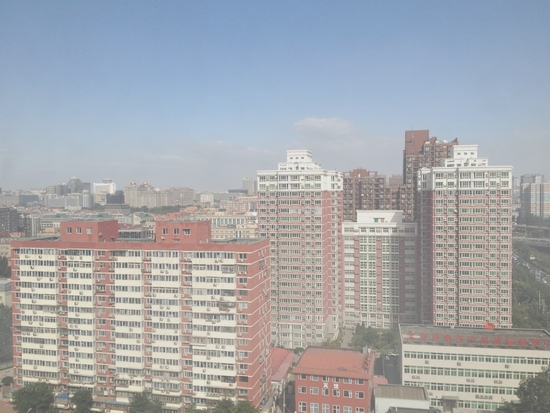
#> input picture RESIDE/Hazy/1.jpg, 550 x 413 px, found by its file name; its folder holds only this picture in this run
$ python non_local.py
#> lines starting #> are read from the running program, lines starting #| are printed output that depends on the picture
import cv2
import numpy as np
from scipy.spatial import KDTree
from scipy.sparse import spdiags, csr_matrix
from scipy.sparse.linalg import spsolve
from skimage.color import rgb2gray

from time import perf_counter
from skimage.metrics import mean_squared_error
from skimage.metrics import peak_signal_noise_ratio
from skimage.metrics import structural_similarity
from skimage.color import deltaE_ciede2000


def non_local_dehazing(img_hazy, air_light, gamma=1):
    h, w = img_hazy.shape[:2]

    img_hazy = img_hazy.astype(np.float64) / 255
    img_hazy_corrected = np.power(img_hazy, gamma)  # radiometric correction

    """
        Find Haze-lines
    """
    # Translate coordinate system to be air_light-centric
    dist_from_airlight = img_hazy_corrected - air_light

    # Calculate radius
    radius = np.linalg.norm(dist_from_airlight, axis=2)

    # Cluster the pixels to haze-lines
    # Use a KD-tree impementation for fast clustering according to their angles
    dist_unit_radius = dist_from_airlight.reshape(-1, 3)
    dist_norm = np.linalg.norm(dist_unit_radius, axis=1, keepdims=True)
    dist_unit_radius /= dist_norm + 1e-6
    n_points = 1000
    # Load pre-calculated uniform tessellation of the unit-sphere
    points = np.loadtxt(f"TR{n_points}.txt")
    mdl = KDTree(points)
    ind = mdl.query(dist_unit_radius)[1]

    """
        Estimating Initial Transmission
    """
    # Estimate radius as the maximal radius in each haze-line
    radius_max = np.bincount(ind.flatten(), radius.flatten(), minlength=n_points)
    # Handle cases where a haze-line has no points
    mask = radius_max == 0
    if np.any(mask):
        radius_max[mask] = np.max(radius)
    radius_new = radius_max[ind].reshape(radius.shape)

    # Estimate transmission as radii ratio
    transmission_estimation = radius / radius_new

    # Limit the transmission to the range [trans_min, 1] for numerical stability
    trans_min = 0.1
    transmission_estimation = np.clip(transmission_estimation, trans_min, 1)

    """
        Regularization
    """
    # Apply lower bound from the image
    trans_lower_bound = 1 - np.min(img_hazy / np.reshape(air_light, (1, 1, 3)), axis=2)
    transmission_estimation = np.maximum(transmission_estimation, trans_lower_bound)

    # Solve optimization problem
    # find bin counts for reliability - small bins (#pixels<50) do not comply with
    # the model assumptions and should be disregarded
    SMALL_BIN_THRESHOLD = 50
    bin_count = np.bincount(ind.flatten(), minlength=n_points)
    bin_count_map = bin_count[ind].reshape(h, w)
    bin_eval_fun = np.minimum(1, bin_count_map / SMALL_BIN_THRESHOLD)

    # Compute the standard deviation of radius, used as the data-term weight
    STD_LOWER_BOUND = 0.001
    STD_UPPER_BOUND = 0.1
    RADIUS_SCALE_FACTOR = 3

    radius_flat = radius.flatten()
    K_std = np.zeros(n_points)

    for i in range(n_points):
        mask = ind.flatten() == i
        if np.any(mask):
            K_std[i] = np.std(radius_flat[mask])

    radius_std = K_std[ind].reshape(h, w)
    radius_std_normalized = radius_std / np.max(radius_std)
    radius_eval_fun = np.minimum(
        1,
        RADIUS_SCALE_FACTOR
        * np.maximum(STD_LOWER_BOUND, radius_std_normalized - STD_UPPER_BOUND),
    )
    data_term_weight = bin_eval_fun * radius_eval_fun
    transmission = wls_optimization(
        transmission_estimation, data_term_weight, img_hazy, lambda_=0.1
    )

    """
        Dehazing
    """
    TRANSMISSION_MIN = 0.1
    LEAVE_HAZE_FACTOR = (
        1.06  # Leave a bit of haze for a natural look (set to 1 to reduce all haze)
    )
    ADJUST_PERCENT = [0.005, 0.995]

    air_light_reshaped = air_light.reshape(1, 1, 3)
    img_dehazed = (
        img_hazy_corrected
        - (1 - LEAVE_HAZE_FACTOR * transmission[..., np.newaxis]) * air_light_reshaped
    ) / np.maximum(transmission[..., np.newaxis], TRANSMISSION_MIN)

    img_dehazed = np.clip(img_dehazed, 0, 1)
    img_dehazed = np.power(img_dehazed, 1 / gamma)  # radiometric correction
    img_dehazed = adjust_contrast(img_dehazed, ADJUST_PERCENT)
    img_dehazed = (img_dehazed * 255).astype(np.uint8)

    return img_dehazed, transmission


# [71 lines left out: functions wls_optimization, adjust_contrast, not called in this run]


def get_dark_image(img, ksize):
    min_channel_img = np.min(img, axis=2)

    # Minimum filtering
    kernel = cv2.getStructuringElement(cv2.MORPH_RECT, (ksize, ksize))
    dark_img = cv2.erode(min_channel_img, kernel)

    return dark_img


def estimate_airlight(I, percent=0.001):
    dark_I = get_dark_image(I, 15)

    num = int(percent * dark_I.size)

    indices = np.argsort(dark_I.ravel())[-num:]
    indices = np.unravel_index(indices, dark_I.shape)

    cand_A = I[indices]
    A = np.mean(cand_A, axis=0)  # Mean value
    # A = cand_A[np.mean(cand_A, axis=1).argmax()]  # Brightest value

    return A


# [50 lines left out: function evaluate, not called in this run]


if __name__ == "__main__":
    # [7 lines of commented-out code are left out]

    file_type = ["jpg", "jpeg", "png", "jpeg", "png", "jpg", "jpg"]
    for i in range(1, 8):
        img_hazy = cv2.imread(f"../images/collect/{i}.{file_type[i-1]}")
#> img_hazy is the input picture: shape (413, 550, 3); mean B, G, R 172.6, 167.5, 164.5

        h, w = img_hazy.shape[:2]
#> h = 413; w = 550
        new_h = min(h, 500)
#> new_h = 413
        new_w = int(w * (new_h / h))
#> new_w = 550
        img_hazy = cv2.resize(img_hazy, (new_w, new_h))

        gamma = 0.6
        air_light = estimate_airlight(np.power(img_hazy / 255.0, gamma))
#> in get_dark_image, `min_channel_img = np.min(img, axis=2)`:
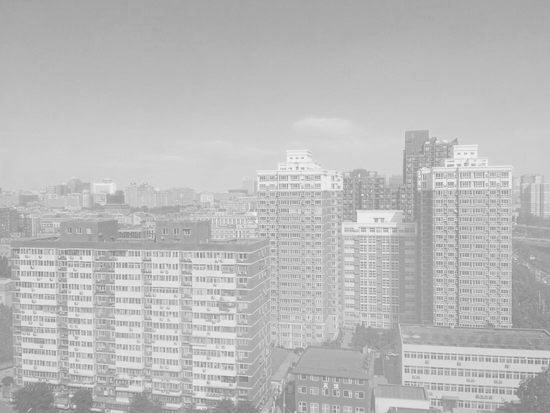
#> min_channel_img: shape (413, 550) float64; min 0.468, max 0.942, mean 0.738
#> in get_dark_image, `dark_img = cv2.erode(min_channel_img, kernel)`:
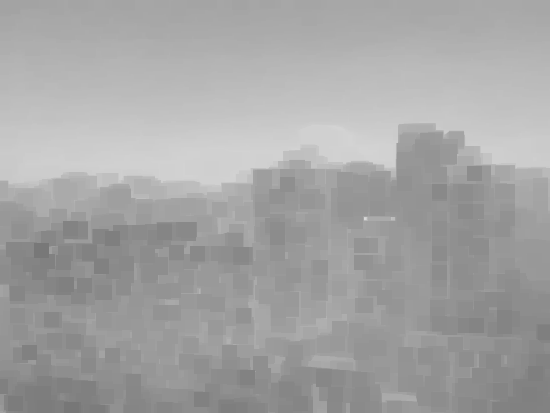
#> dark_img: shape (413, 550) float64; min 0.468, max 0.854, mean 0.647
#> in estimate_airlight, `dark_I = get_dark_image(I, 15)`:
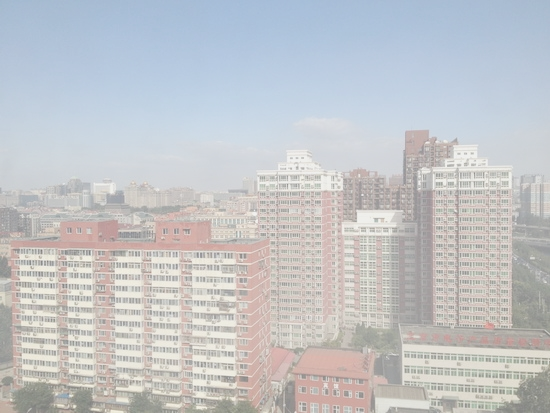
#> I: shape (413, 550, 3) float64; mean of channels 0, 1, 2 0.787, 0.775, 0.766; drawn as B, G, R
#> in estimate_airlight, `indices = np.argsort(dark_I.ravel())[-num:]`: indices = 227 values, max 120815 at index 223, min 69628 at index 25, mean 81170.7
#> in estimate_airlight, `indices = np.unravel_index(indices, dark_I.shape)`: indices = 227 positions, rows 126 to 219, columns 183 to 378
#> in estimate_airlight, `cand_A = I[indices]`: cand_A = 227 rows, first 8: [0.88, 0.864, 0.851], [0.88, 0.864, 0.851], [0.859, 0.843, 0.83], [0.88, 0.859, 0.841], [0.859, 0.843, 0.83], [0.877, 0.854, 0.843], [0.857, 0.841, 0.828], [0.88, 0.864, 0.851]
#> in estimate_airlight, `A = np.mean(cand_A, axis=0)`: A = [0.871, 0.851, 0.84]
#> air_light = [0.871, 0.851, 0.84]
        img_dehazed, transmission_map = non_local_dehazing(img_hazy, air_light, gamma)
#> in non_local_dehazing, `dist_from_airlight = img_hazy_corrected - air_light`:
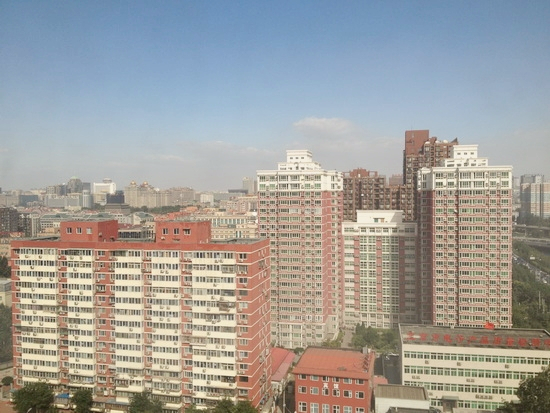
#> dist_from_airlight: shape (413, 550, 3) float64; mean of channels 0, 1, 2 -0.0839, -0.0768, -0.0738; drawn with min black and max white
#> in non_local_dehazing, `radius = np.linalg.norm(dist_from_airlight, axis=2)`:
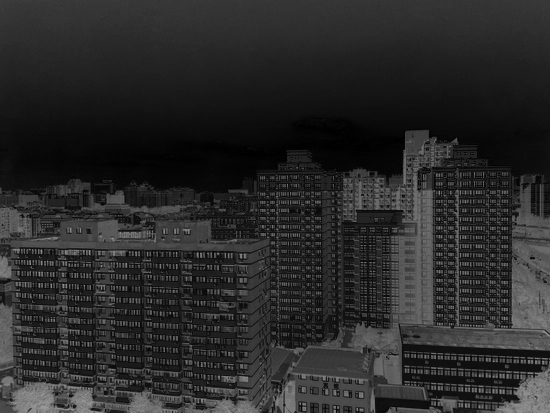
#> radius: shape (413, 550) float64; min 0.00308, max 0.635, mean 0.166
#> (the run stopped early here; a loop or call above may not have finished)
